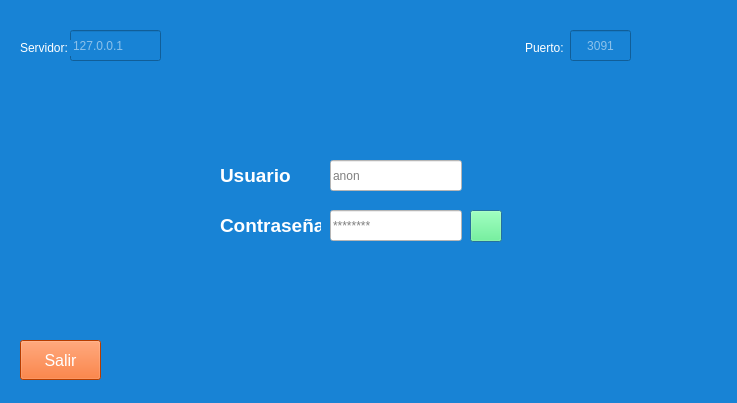
<?xml version="1.0" encoding="UTF-8"?>
<ui version="4.0">
 <class>Dialog</class>
 <widget class="QDialog" name="Dialog">
  <property name="windowModality">
   <enum>Qt::WindowModality::WindowModal</enum>
  </property>
  <property name="geometry">
   <rect>
    <x>0</x>
    <y>0</y>
    <width>737</width>
    <height>403</height>
   </rect>
  </property>
  <property name="sizePolicy">
   <sizepolicy hsizetype="Fixed" vsizetype="Fixed">
    <horstretch>0</horstretch>
    <verstretch>0</verstretch>
   </sizepolicy>
  </property>
  <property name="minimumSize">
   <size>
    <width>391</width>
    <height>164</height>
   </size>
  </property>
  <property name="font">
   <font>
    <strikeout>false</strikeout>
   </font>
  </property>
  <property name="windowTitle">
   <string>Conectar</string>
  </property>
  <property name="windowIcon">
   <iconset theme="QIcon::ThemeIcon::GoHome"/>
  </property>
  <property name="windowOpacity">
   <double>1.000000000000000</double>
  </property>
  <property name="autoFillBackground">
   <bool>false</bool>
  </property>
  <property name="styleSheet">
   <string notr="true">color: #ffffff;
background-color: rgb(24, 131, 213); </string>
  </property>
  <property name="modal">
   <bool>true</bool>
  </property>
  <widget class="QLabel" name="label_2">
   <property name="geometry">
    <rect>
     <x>525</x>
     <y>40</y>
     <width>41</width>
     <height>16</height>
    </rect>
   </property>
   <property name="text">
    <string>Puerto:</string>
   </property>
  </widget>
  <widget class="QLineEdit" name="txtPort">
   <property name="enabled">
    <bool>false</bool>
   </property>
   <property name="geometry">
    <rect>
     <x>570</x>
     <y>30</y>
     <width>61</width>
     <height>31</height>
    </rect>
   </property>
   <property name="sizePolicy">
    <sizepolicy hsizetype="Expanding" vsizetype="Expanding">
     <horstretch>0</horstretch>
     <verstretch>0</verstretch>
    </sizepolicy>
   </property>
   <property name="cursor">
    <cursorShape>ArrowCursor</cursorShape>
   </property>
   <property name="autoFillBackground">
    <bool>false</bool>
   </property>
   <property name="styleSheet">
    <string notr="true"/>
   </property>
   <property name="inputMask">
    <string/>
   </property>
   <property name="frame">
    <bool>true</bool>
   </property>
   <property name="alignment">
    <set>Qt::AlignmentFlag::AlignCenter</set>
   </property>
   <property name="placeholderText">
    <string>3091</string>
   </property>
  </widget>
  <widget class="QLineEdit" name="txtUser">
   <property name="geometry">
    <rect>
     <x>330</x>
     <y>160</y>
     <width>132</width>
     <height>31</height>
    </rect>
   </property>
   <property name="sizePolicy">
    <sizepolicy hsizetype="Expanding" vsizetype="Expanding">
     <horstretch>0</horstretch>
     <verstretch>0</verstretch>
    </sizepolicy>
   </property>
   <property name="styleSheet">
    <string notr="true">background-color: rgb(255, 255, 255); color: rgb(0, 0, 0);</string>
   </property>
   <property name="inputMethodHints">
    <set>Qt::InputMethodHint::ImhLowercaseOnly|Qt::InputMethodHint::ImhNoAutoUppercase</set>
   </property>
   <property name="placeholderText">
    <string>anon</string>
   </property>
  </widget>
  <widget class="QLineEdit" name="txtServer">
   <property name="enabled">
    <bool>false</bool>
   </property>
   <property name="geometry">
    <rect>
     <x>70</x>
     <y>30</y>
     <width>91</width>
     <height>31</height>
    </rect>
   </property>
   <property name="sizePolicy">
    <sizepolicy hsizetype="Expanding" vsizetype="Expanding">
     <horstretch>0</horstretch>
     <verstretch>0</verstretch>
    </sizepolicy>
   </property>
   <property name="cursor">
    <cursorShape>BlankCursor</cursorShape>
   </property>
   <property name="autoFillBackground">
    <bool>false</bool>
   </property>
   <property name="styleSheet">
    <string notr="true"/>
   </property>
   <property name="frame">
    <bool>true</bool>
   </property>
   <property name="alignment">
    <set>Qt::AlignmentFlag::AlignJustify|Qt::AlignmentFlag::AlignVCenter</set>
   </property>
   <property name="placeholderText">
    <string>127.0.0.1</string>
   </property>
  </widget>
  <widget class="QPushButton" name="btnConnect">
   <property name="geometry">
    <rect>
     <x>470</x>
     <y>210</y>
     <width>32</width>
     <height>32</height>
    </rect>
   </property>
   <property name="sizePolicy">
    <sizepolicy hsizetype="Preferred" vsizetype="Preferred">
     <horstretch>0</horstretch>
     <verstretch>0</verstretch>
    </sizepolicy>
   </property>
   <property name="cursor">
    <cursorShape>PointingHandCursor</cursorShape>
   </property>
   <property name="styleSheet">
    <string notr="true">background-color: rgb(85, 255, 127);
color: rgb(0, 0, 0);</string>
   </property>
   <property name="text">
    <string/>
   </property>
   <property name="icon">
    <iconset theme="QIcon::ThemeIcon::MediaEject"/>
   </property>
  </widget>
  <widget class="QPushButton" name="btnCancel">
   <property name="geometry">
    <rect>
     <x>20</x>
     <y>340</y>
     <width>81</width>
     <height>40</height>
    </rect>
   </property>
   <property name="font">
    <font>
     <pointsize>12</pointsize>
     <italic>false</italic>
     <strikeout>false</strikeout>
    </font>
   </property>
   <property name="cursor">
    <cursorShape>PointingHandCursor</cursorShape>
   </property>
   <property name="styleSheet">
    <string notr="true">background-color: rgb(255, 85, 0);</string>
   </property>
   <property name="text">
    <string>Salir</string>
   </property>
  </widget>
  <widget class="QLineEdit" name="txtPassword">
   <property name="geometry">
    <rect>
     <x>330</x>
     <y>210</y>
     <width>132</width>
     <height>31</height>
    </rect>
   </property>
   <property name="sizePolicy">
    <sizepolicy hsizetype="Expanding" vsizetype="Expanding">
     <horstretch>0</horstretch>
     <verstretch>0</verstretch>
    </sizepolicy>
   </property>
   <property name="font">
    <font>
     <strikeout>false</strikeout>
     <hintingpreference>PreferFullHinting</hintingpreference>
    </font>
   </property>
   <property name="styleSheet">
    <string notr="true">background-color: rgb(255, 255, 255); color: rgb(0, 0, 0);</string>
   </property>
   <property name="placeholderText">
    <string>********</string>
   </property>
   <property name="clearButtonEnabled">
    <bool>true</bool>
   </property>
  </widget>
  <widget class="QLabel" name="label_4">
   <property name="geometry">
    <rect>
     <x>220</x>
     <y>210</y>
     <width>101</width>
     <height>31</height>
    </rect>
   </property>
   <property name="font">
    <font>
     <pointsize>14</pointsize>
     <bold>true</bold>
     <strikeout>false</strikeout>
    </font>
   </property>
   <property name="text">
    <string>Contraseña</string>
   </property>
  </widget>
  <widget class="QLabel" name="label">
   <property name="geometry">
    <rect>
     <x>20</x>
     <y>40</y>
     <width>51</width>
     <height>16</height>
    </rect>
   </property>
   <property name="autoFillBackground">
    <bool>false</bool>
   </property>
   <property name="text">
    <string>Servidor:</string>
   </property>
  </widget>
  <widget class="QLabel" name="label_3">
   <property name="geometry">
    <rect>
     <x>220</x>
     <y>160</y>
     <width>71</width>
     <height>31</height>
    </rect>
   </property>
   <property name="font">
    <font>
     <pointsize>14</pointsize>
     <bold>true</bold>
     <strikeout>false</strikeout>
    </font>
   </property>
   <property name="text">
    <string>Usuario</string>
   </property>
  </widget>
 </widget>
 <tabstops>
  <tabstop>txtServer</tabstop>
  <tabstop>txtPort</tabstop>
  <tabstop>txtUser</tabstop>
 </tabstops>
 <resources/>
 <connections>
  <connection>
   <sender>btnConnect</sender>
   <signal>clicked()</signal>
   <receiver>Dialog</receiver>
   <slot>accept()</slot>
   <hints>
    <hint type="sourcelabel">
     <x>608</x>
     <y>260</y>
    </hint>
    <hint type="destinationlabel">
     <x>157</x>
     <y>274</y>
    </hint>
   </hints>
  </connection>
  <connection>
   <sender>btnCancel</sender>
   <signal>clicked()</signal>
   <receiver>Dialog</receiver>
   <slot>reject()</slot>
   <hints>
    <hint type="sourcelabel">
     <x>316</x>
     <y>260</y>
    </hint>
    <hint type="destinationlabel">
     <x>286</x>
     <y>274</y>
    </hint>
   </hints>
  </connection>
 </connections>
</ui>
